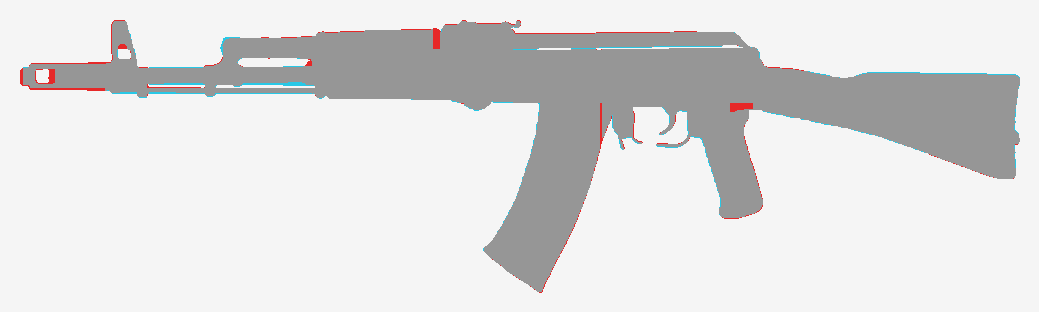
#> input picture guns/ak74m/review/b2_L_diff.png, 1039 x 312 px, given in place of Screenshot 2026-10-25 163245.png, which was not available
$ python parts.py review/b2_L_diff.png
#> lines starting #> are read from the running program, lines starting #| are printed output that depends on the picture; after the words box and inside, x2 and y2 are one past the last pixel; in counts of white or black regions, pixels touching at a corner belong together; pictures that were not available may be replaced by others from this repository, and a replacement may not be noted
### guns/ak74m/ak_ref.py
"""ak_ref.py - profile master: the user's near-orthographic LEFT-side photo of the AK-74M (refs_user/...163245.png, private).
Muzzle on the LEFT of the photo. Calibrated to the 943 mm overall length: muzzle face x 154 -> butt rear x 1152 = 998 px,
S = 0.9449 mm/px. Bore row 277.5 at the muzzle. A small roll ROT (deg) about the muzzle point is allowed (fit by silcmp.py).
B frame: y = (X_MUZ - x') * S (muzzle face y = 0, gun at y < 0), z = (ROW_BORE - row') * S, (x', row') = photo px un-rolled.
prof(name) -> Field2D (y, z) signed distance (mm, < 0 inside) of the photo silhouette cut by the part's partition polygon."""
import os, sys, math
import numpy as np
from PIL import Image, ImageDraw, ImageFilter
from scipy import ndimage
HERE = os.path.dirname(os.path.abspath(__file__))
sys.path.insert(0, os.path.join(HERE, "../.."))
from lab import sdf as S

PHOTO = os.path.join(HERE, "refs_user", "Screenshot 2026-10-25 163245.png")
PHOTO_R = os.path.join(HERE, "refs_user", "Screenshot 2026-10-25 163254.png")
X_MUZ, ROW_BORE = 154.0, 277.5
S_MM = 943.0 / 998.0
ROT = float(os.environ.get("AK_ROT", "0.0"))          # photo roll (deg, + = muzzle up in the photo)
UP = 3


def _unroll(x, row):
    a = math.radians(ROT); c, s = math.cos(a), math.sin(a)
    dx, dr = np.asarray(x, float) - X_MUZ, np.asarray(row, float) - ROW_BORE
    return X_MUZ + c * dx - s * dr, ROW_BORE + s * dx + c * dr


def px2b(x, row):
    xu, ru = _unroll(x, row)
    return (X_MUZ - xu) * S_MM, (ROW_BORE - ru) * S_MM


# [5 lines left out: function b2px, not called in this run]


def bp(x, row):
    y, z = px2b(x, row)
    return float(y), float(z)


_M = {}


def masks(photo=PHOTO):
    """foreground (not paper white), largest component + its near neighbours"""
    if photo in _M:
        return _M[photo]
    a = np.asarray(Image.open(photo).convert("RGB")).astype(np.float32)
    mn, mx = a.min(-1), a.max(-1)
    fg = ~((mn > 222) & (mx - mn < 20))
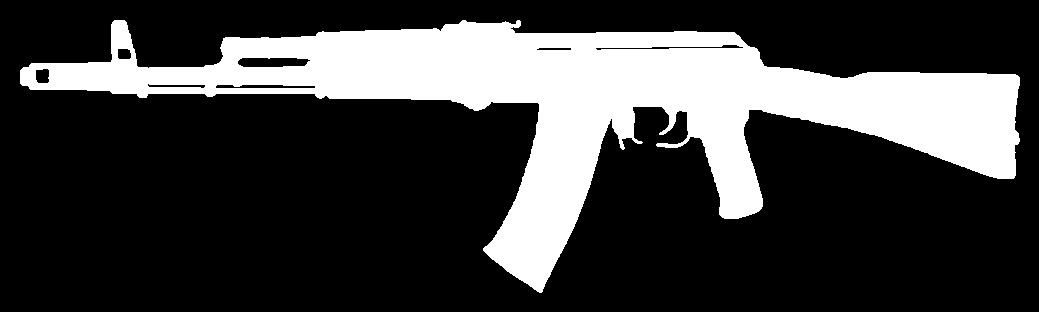
#> fg: shape (312, 1039) bool; 24.6% white; 1 white region, box (x1, y1, x2, y2) and area: (20, 20, 1020, 293) 79747
    fg = ndimage.binary_opening(fg, iterations=1)
#> fg: shape (312, 1039) bool; 24.6% white; 1 white region, box (x1, y1, x2, y2) and area: (20, 20, 1020, 293) 79743
    lab, n = ndimage.label(fg)
#> n = 1
    sz = ndimage.sum(fg, lab, range(1, n + 1))
#> sz = [79743]
    fg = np.isin(lab, 1 + np.nonzero(sz > 150)[0])
    holes = ndimage.binary_fill_holes(fg) & ~fg                                       # enclosed background
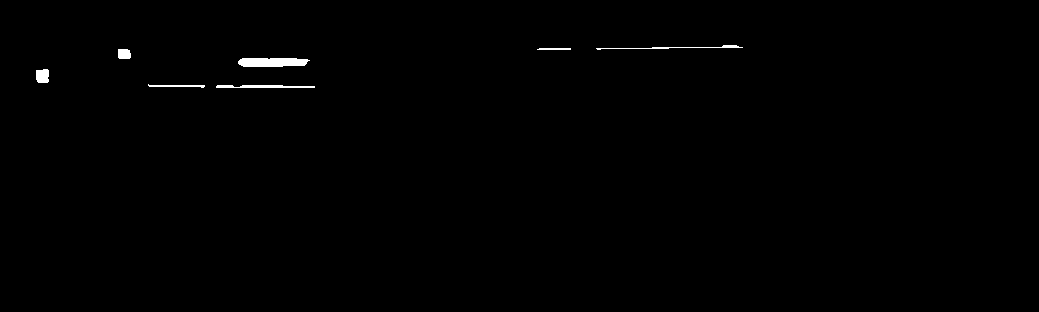
#> holes: shape (312, 1039) bool; 0.46% white; 7 white regions, largest, box (x1, y1, x2, y2) and area: (238, 58, 310, 67) 571, (216, 85, 315, 88) 249, (596, 45, 743, 50) 199
    hl, hn = ndimage.label(holes)
#> hl: shape (312, 1039) int32; 8 distinct labels, from 0 to 7
#> hn = 7
    hs = ndimage.sum(holes, hl, range(1, hn + 1))
#> hs = [199, 66, 122, 571, 167, 117, 249]
    fg = fg | np.isin(hl, 1 + np.nonzero(hs < 90)[0])                                  # small = shiny pin heads, not holes
#> fg: shape (312, 1039) bool; 24.6% white; 1 white region, box (x1, y1, x2, y2) and area: (20, 20, 1020, 293) 79809
    sl = ndimage.find_objects(hl)
#> sl = 7 items
    glare = [i + 1 for i, q in enumerate(sl) if (q[1].stop - q[1].start) > 25 * (q[0].stop - q[0].start)]
#> glare = [1, 7]
    fg = fg | np.isin(hl, glare)                                                       # long hair-thin = specular streak, not a gap
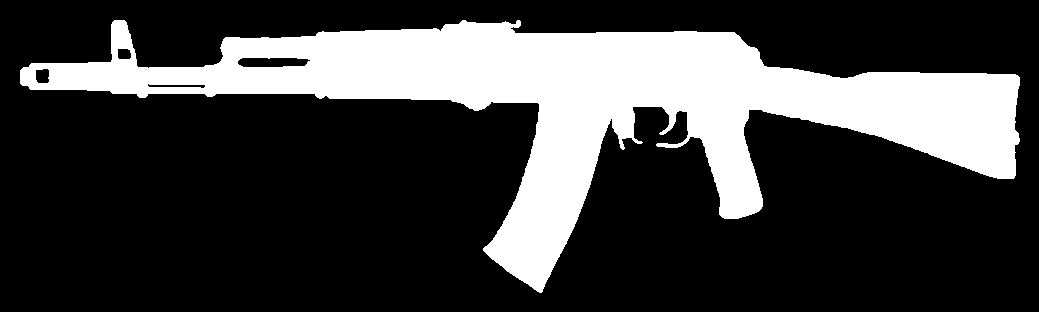
#> fg: shape (312, 1039) bool; 24.8% white; 1 white region, box (x1, y1, x2, y2) and area: (20, 20, 1020, 293) 80257
    _M[photo] = (fg, a)
    return _M[photo]


# partition polygons, photo px (generous; the silhouette decides the outline)
PARTS = {
    "brake":    [(148, 258), (241, 258), (241, 296), (148, 296)],
    "fsb":      [(238, 214), (279, 214), (279, 306), (238, 306)],
    "barrel":   [(276, 266), (565, 266), (565, 289), (276, 289)],
    "rod":      [(244, 288), (560, 288), (560, 298), (244, 298)],
    "gasblock": [(338, 252), (375, 252), (375, 302), (338, 302)],
    "gastube":  [(352, 234), (448, 234), (448, 264), (352, 264)],
    "hg_upper": [(444, 230), (565, 230), (565, 262), (444, 262)],
    "hg_lower": [(444, 262), (622, 262), (622, 314), (444, 314)],          # runs back to the trunnion (x 622)
    "rsight":   [(564, 212), (660, 212), (660, 252), (622, 252), (622, 262), (564, 262)],
    "dcover":   [(605, 230), (892, 230), (892, 262), (605, 262)],
    "receiver": [(622, 258), (892, 258),          # top rails live under the dust cover
                  (892, 347), (821.5, 347), (821.5, 304), (622, 304)],
    "tguard":   [(760, 300), (828, 300), (828, 352), (760, 352)],              # parametric strip (thin, light: not traced)
    "trigger":  [(781, 303), (812, 303), (812, 339), (781, 339)],
    "magcatch": [(731, 300), (769, 300), (769, 362), (731, 362)],
    "grip":     [(836, 318), (935, 300), (935, 425), (836, 425)],
    "mag":      [(622, 300), (732, 300), (732, 498), (590, 498), (590, 314), (622, 314)],
    "stock":    [(886, 252), (1158, 252), (1158, 385), (886, 385)],
}


def poly_mask(poly, shape):
#> called with shape = (312, 1039)
    im = Image.new("L", (shape[1], shape[0]), 0)
#> im: PIL image 1039x312 L; every value is 0
    ImageDraw.Draw(im).polygon([tuple(p) for p in poly], fill=255)
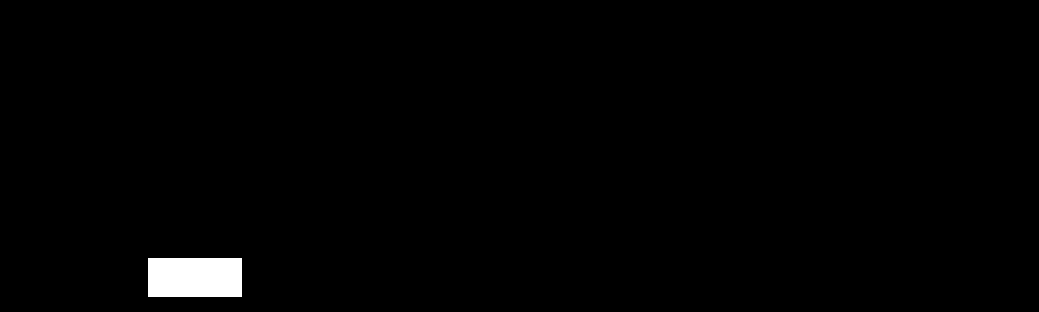
#> im: PIL image 1039x312 L; 1.1% white; 1 white region, box (x1, y1, x2, y2) and area: (148, 258, 242, 297) 3666
    return np.asarray(im) > 127


_F = {}
UP = 6
VEC_TOL = 0.2                                          # Douglas-Peucker tolerance (photo px) of the vectorised outline
ARC_SIGMA = 1.6                                        # smoothing along the contour (photo px of arc): kills 1-px stairs


# [42 lines left out: functions vector_mask, prof, not called in this run]


def extent(name):
    """part bbox in B mm (y0, y1, z0, z1) from its silhouette"""
    fg, _ = masks()
    m = fg & poly_mask(PARTS[name], fg.shape)
    ys, xs = np.nonzero(m)
#> ys = empty array; xs = empty array
#> (the run stopped early here; a loop or call above may not have finished)
